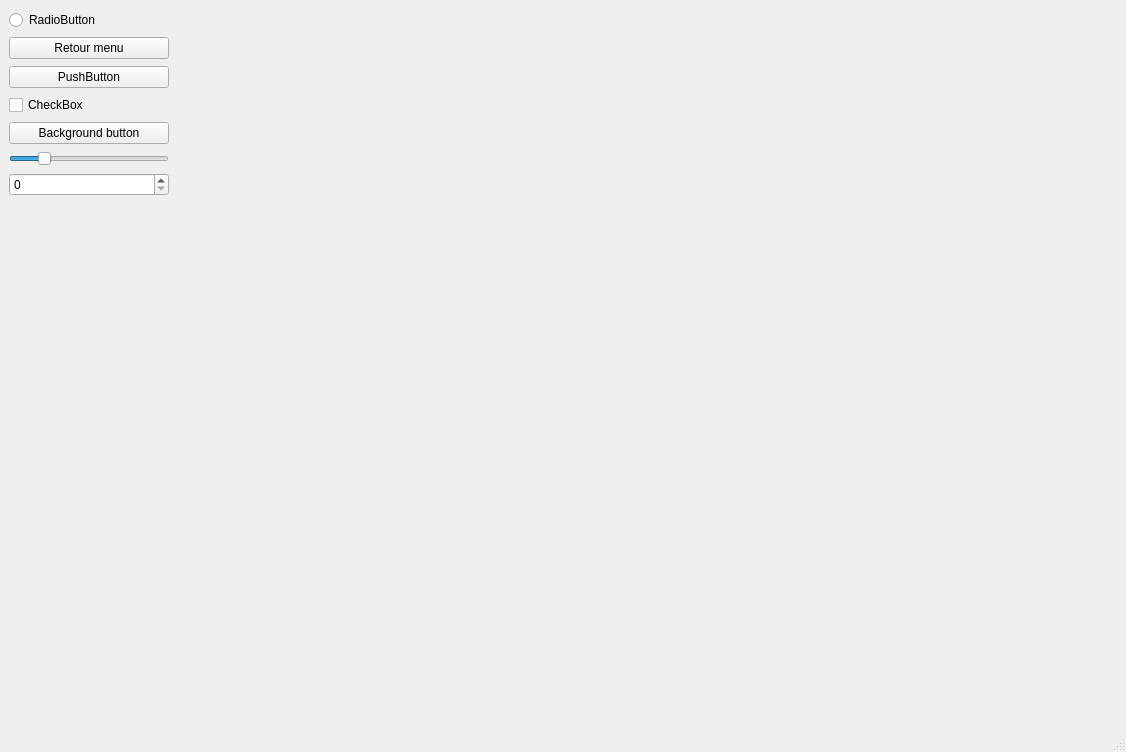
<?xml version="1.0" encoding="UTF-8"?>
<ui version="4.0">
 <class>MainWindow</class>
 <widget class="QMainWindow" name="MainWindow">
  <property name="geometry">
   <rect>
    <x>0</x>
    <y>0</y>
    <width>1126</width>
    <height>752</height>
   </rect>
  </property>
  <property name="windowTitle">
   <string>MainWindow</string>
  </property>
  <widget class="QWidget" name="centralwidget">
   <widget class="QStackedWidget" name="stackedWidget_main">
    <property name="geometry">
     <rect>
      <x>-1</x>
      <y>-1</y>
      <width>1111</width>
      <height>701</height>
     </rect>
    </property>
    <property name="currentIndex">
     <number>2</number>
    </property>
    <widget class="QWidget" name="accueil">
     <widget class="QLabel" name="label_accueil">
      <property name="geometry">
       <rect>
        <x>330</x>
        <y>140</y>
        <width>461</width>
        <height>61</height>
       </rect>
      </property>
      <property name="text">
       <string>&lt;html&gt;&lt;head/&gt;&lt;body&gt;&lt;p align=&quot;center&quot;&gt;&lt;span style=&quot; font-size:24pt;&quot;&gt;Welcome to Phy_visualizer !&lt;/span&gt;&lt;/p&gt;&lt;/body&gt;&lt;/html&gt;</string>
      </property>
     </widget>
     <widget class="QPushButton" name="accueil_background_button">
      <property name="geometry">
       <rect>
        <x>259</x>
        <y>332</y>
        <width>151</width>
        <height>51</height>
       </rect>
      </property>
      <property name="text">
       <string>Background generator</string>
      </property>
     </widget>
     <widget class="QPushButton" name="accueil_math_button">
      <property name="geometry">
       <rect>
        <x>690</x>
        <y>330</y>
        <width>151</width>
        <height>51</height>
       </rect>
      </property>
      <property name="text">
       <string>Math</string>
      </property>
     </widget>
    </widget>
    <widget class="QWidget" name="math_page">
     <widget class="QWidget" name="horizontalLayoutWidget">
      <property name="geometry">
       <rect>
        <x>0</x>
        <y>0</y>
        <width>1111</width>
        <height>701</height>
       </rect>
      </property>
      <layout class="QHBoxLayout" name="horizontalLayout">
       <property name="spacing">
        <number>6</number>
       </property>
       <item>
        <widget class="QWidget" name="sidePannel" native="true">
         <property name="sizePolicy">
          <sizepolicy hsizetype="Preferred" vsizetype="Expanding">
           <horstretch>1</horstretch>
           <verstretch>0</verstretch>
          </sizepolicy>
         </property>
         <property name="minimumSize">
          <size>
           <width>200</width>
           <height>0</height>
          </size>
         </property>
         <widget class="QWidget" name="verticalLayoutWidget">
          <property name="geometry">
           <rect>
            <x>10</x>
            <y>10</y>
            <width>160</width>
            <height>188</height>
           </rect>
          </property>
          <layout class="QVBoxLayout" name="verticalLayout">
           <item>
            <widget class="QRadioButton" name="radioButton">
             <property name="text">
              <string>RadioButton</string>
             </property>
            </widget>
           </item>
           <item>
            <widget class="QPushButton" name="menu_button_math">
             <property name="text">
              <string>Retour menu</string>
             </property>
            </widget>
           </item>
           <item>
            <widget class="QPushButton" name="pushButton_3">
             <property name="text">
              <string>PushButton</string>
             </property>
            </widget>
           </item>
           <item>
            <widget class="QCheckBox" name="checkBox">
             <property name="text">
              <string>CheckBox</string>
             </property>
            </widget>
           </item>
           <item>
            <widget class="QPushButton" name="pushButton_2">
             <property name="text">
              <string>Math button</string>
             </property>
            </widget>
           </item>
           <item>
            <widget class="QSlider" name="amplSlider">
             <property name="minimum">
              <number>5</number>
             </property>
             <property name="maximum">
              <number>500</number>
             </property>
             <property name="value">
              <number>100</number>
             </property>
             <property name="orientation">
              <enum>Qt::Horizontal</enum>
             </property>
            </widget>
           </item>
           <item>
            <widget class="QSpinBox" name="spinBox"/>
           </item>
          </layout>
         </widget>
        </widget>
       </item>
       <item>
        <widget class="QVTKOpenGLNativeWidget" name="vtkWidget_math" native="true">
         <property name="sizePolicy">
          <sizepolicy hsizetype="Preferred" vsizetype="Expanding">
           <horstretch>4</horstretch>
           <verstretch>0</verstretch>
          </sizepolicy>
         </property>
        </widget>
       </item>
      </layout>
     </widget>
    </widget>
    <widget class="QWidget" name="background_gen_page">
     <widget class="QWidget" name="horizontalLayoutWidget_3">
      <property name="geometry">
       <rect>
        <x>0</x>
        <y>0</y>
        <width>1111</width>
        <height>701</height>
       </rect>
      </property>
      <layout class="QHBoxLayout" name="horizontalLayout_3">
       <property name="spacing">
        <number>6</number>
       </property>
       <item>
        <widget class="QWidget" name="sidePannel_3" native="true">
         <property name="sizePolicy">
          <sizepolicy hsizetype="Preferred" vsizetype="Expanding">
           <horstretch>1</horstretch>
           <verstretch>0</verstretch>
          </sizepolicy>
         </property>
         <property name="minimumSize">
          <size>
           <width>200</width>
           <height>0</height>
          </size>
         </property>
         <widget class="QWidget" name="verticalLayoutWidget_3">
          <property name="geometry">
           <rect>
            <x>10</x>
            <y>10</y>
            <width>160</width>
            <height>188</height>
           </rect>
          </property>
          <layout class="QVBoxLayout" name="verticalLayout_3">
           <item>
            <widget class="QRadioButton" name="radioButton_3">
             <property name="text">
              <string>RadioButton</string>
             </property>
            </widget>
           </item>
           <item>
            <widget class="QPushButton" name="menu_button_background">
             <property name="text">
              <string>Retour menu</string>
             </property>
            </widget>
           </item>
           <item>
            <widget class="QPushButton" name="pushButton_9">
             <property name="text">
              <string>PushButton</string>
             </property>
            </widget>
           </item>
           <item>
            <widget class="QCheckBox" name="checkBox_3">
             <property name="text">
              <string>CheckBox</string>
             </property>
            </widget>
           </item>
           <item>
            <widget class="QPushButton" name="background_button">
             <property name="text">
              <string>Background button</string>
             </property>
            </widget>
           </item>
           <item>
            <widget class="QSlider" name="amplSlider_3">
             <property name="minimum">
              <number>5</number>
             </property>
             <property name="maximum">
              <number>500</number>
             </property>
             <property name="value">
              <number>100</number>
             </property>
             <property name="orientation">
              <enum>Qt::Horizontal</enum>
             </property>
            </widget>
           </item>
           <item>
            <widget class="QSpinBox" name="spinBox_3"/>
           </item>
          </layout>
         </widget>
        </widget>
       </item>
       <item>
        <widget class="QVTKOpenGLNativeWidget" name="vtkWidget_background" native="true">
         <property name="sizePolicy">
          <sizepolicy hsizetype="Preferred" vsizetype="Expanding">
           <horstretch>4</horstretch>
           <verstretch>0</verstretch>
          </sizepolicy>
         </property>
        </widget>
       </item>
      </layout>
     </widget>
    </widget>
   </widget>
  </widget>
  <widget class="QMenuBar" name="menubar">
   <property name="geometry">
    <rect>
     <x>0</x>
     <y>0</y>
     <width>1126</width>
     <height>20</height>
    </rect>
   </property>
  </widget>
  <widget class="QStatusBar" name="statusbar"/>
 </widget>
 <customwidgets>
  <customwidget>
   <class>QVTKOpenGLNativeWidget</class>
   <extends>QWidget</extends>
   <header>QVTKOpenGLNativeWidget.h</header>
   <container>1</container>
  </customwidget>
 </customwidgets>
 <resources/>
 <connections/>
</ui>
